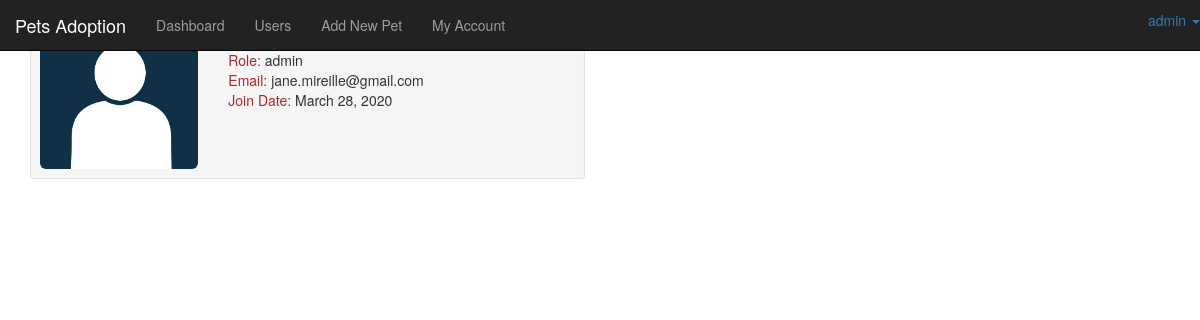
The app's page /dashboard/viewprofile.php?name=adminroot (signed in) with its own data.
### tables this page shows
CREATE TABLE `users` (
  `ID` int(30) NOT NULL,
  `username` varchar(225) NOT NULL,
  `name` varchar(225) NOT NULL,
  `role` varchar(225) NOT NULL,
  `email` varchar(225) NOT NULL,
  `password` varchar(225) NOT NULL,
  `image` varchar(225) NOT NULL DEFAULT 'profile.jpg',
  `joindate` varchar(225) NOT NULL,
  `savedpet` varchar(225) NOT NULL
);

### dashboard/viewprofile.php (the view, shortened to what this page needs)
<?php
include ('includes/adminheader.php');
?>
<div id="wrapper">
       <?php include 'includes/adminnav.php';?>
        <div id="page-wrapper">
            <div class="container-fluid">
            <div class="row">
                    <div class="col-lg-8">
<?php
if (isset($_GET['name'])) {
    $user = mysqli_real_escape_string($conn , $_GET['name']);
    $query = "SELECT * FROM users WHERE username= '$user' ";
    $run_query = mysqli_query($conn, $query) or die(mysqli_error($conn)) ;
    if (mysqli_num_rows($run_query) > 0 ) {
    while ($row = mysqli_fetch_array($run_query)) {
	$name = $row['name'];
	$email = $row['email'];
	$role = $row['role'];
	$image = $row['image'];
    $joindate = $row['joindate'];
}
}
else {
	$name = "N/A";
	$email = "N/A";
	$role = "N/A";
	$image = "profile.jpg";
    $joindate = "N/A";
}
?>
<div class="container">
    <div class="row">
        <div class="col-xs-12 col-sm-6 col-md-6">
            <div class="well well-sm">
                <div class="row">
                    <div class="col-sm-6 col-md-4">
                        <img src="profilepics/<?php echo $image; ?>" size=300x500 alt="" class="img-rounded img-responsive" />
                    </div>
                    <div class="col-sm-6 col-md-8">
                        <h4>
                           <?php echo $name; ?></h4>
                        <p>
                            <font color= "brown" > Role: </font> <?php echo $role; ?>
                            <br/>
                            <font color="brown">  Email: </font> <?php echo $email; ?>
                            <br />
                            <font color="brown"> Join Date: </font> <?php echo $joindate; ?>
                            <br/>
                        </div>
                    </div>
                </div>
            </div>
        </div>
    </div>
</div>
</body>
</html>
<?php } else {
    header("location:index.php");
    } ?>

### records on screen
users: image (placeholder picture), role "admin", email "jane.mireille@gmail.com", joindate "March 28, 2020"

### other values on screen
$_SESSION['name'] "admin"
